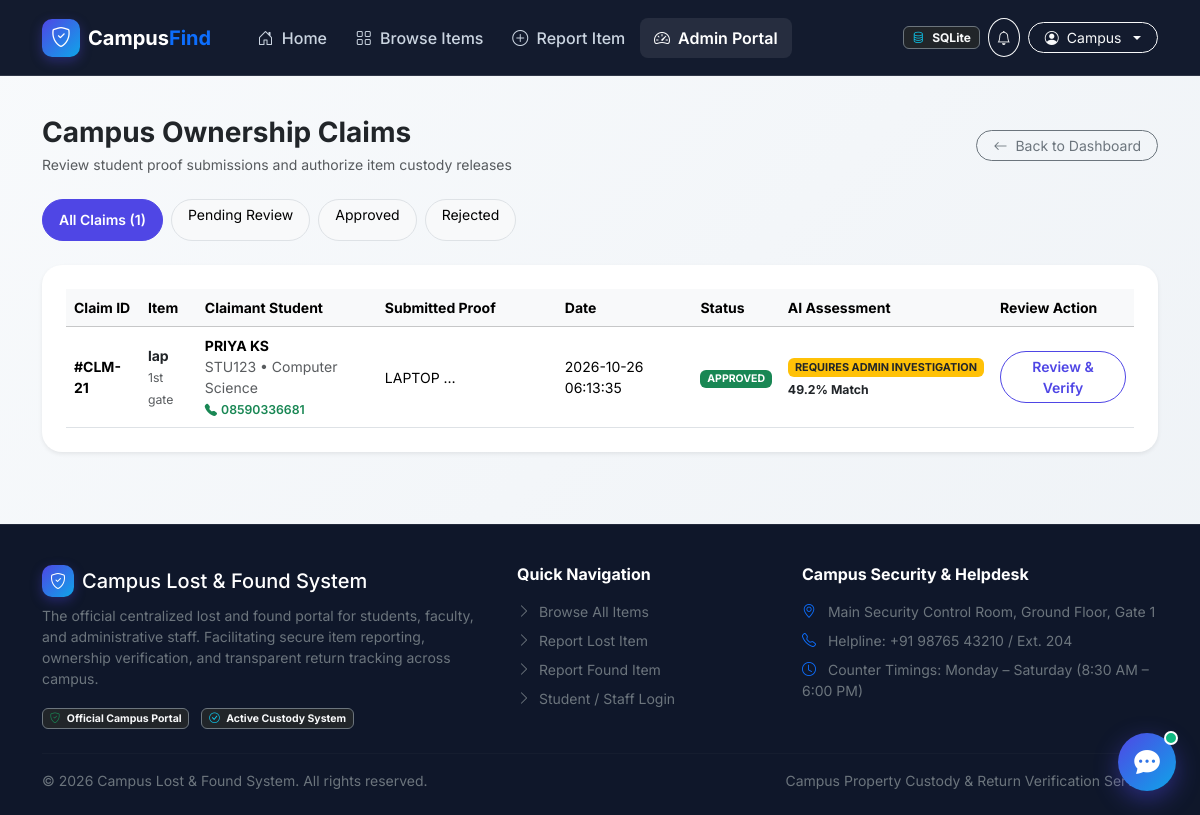
Page /admin/claims (signed in) on the committed database.
### tables this page shows
CREATE TABLE users (
                id INTEGER PRIMARY KEY AUTOINCREMENT,
                full_name TEXT NOT NULL,
                email TEXT NOT NULL UNIQUE,
                student_id TEXT NOT NULL UNIQUE,
                phone TEXT NOT NULL,
                password_hash TEXT NOT NULL,
                role TEXT DEFAULT 'student',
                department TEXT DEFAULT 'General',
                created_at TIMESTAMP DEFAULT CURRENT_TIMESTAMP
            );

CREATE TABLE claims (
                id INTEGER PRIMARY KEY AUTOINCREMENT,
                item_id INTEGER NOT NULL,
                claimant_id INTEGER NOT NULL,
                proof_description TEXT NOT NULL,
                proof_image TEXT DEFAULT NULL,
                contact_number TEXT NOT NULL,
                status TEXT DEFAULT 'pending',
                admin_notes TEXT DEFAULT NULL,
                reviewed_by INTEGER DEFAULT NULL,
                reviewed_at TIMESTAMP DEFAULT NULL,
                created_at TIMESTAMP DEFAULT CURRENT_TIMESTAMP, secret_answer TEXT DEFAULT NULL, claim_match_score REAL DEFAULT 0.0, ai_recommendation TEXT DEFAULT NULL, risk_flags TEXT DEFAULT NULL, evidence_type TEXT DEFAULT NULL,
                FOREIGN KEY (item_id) REFERENCES items(id) ON DELETE CASCADE,
                FOREIGN KEY (claimant_id) REFERENCES users(id) ON DELETE CASCADE,
                FOREIGN KEY (reviewed_by) REFERENCES users(id)
            );

CREATE TABLE items (
                id INTEGER PRIMARY KEY AUTOINCREMENT,
                user_id INTEGER NOT NULL,
                item_type TEXT NOT NULL,
                title TEXT NOT NULL,
                category_id INTEGER NOT NULL,
                description TEXT NOT NULL,
                location TEXT NOT NULL,
                event_date DATE NOT NULL,
                primary_color TEXT DEFAULT 'Unknown',
                brand TEXT DEFAULT 'Unknown',
                image_filename TEXT DEFAULT 'default_item.png',
                storage_location TEXT DEFAULT NULL,
                status TEXT DEFAULT 'open',
                is_resolved INTEGER DEFAULT 0,
                created_at TIMESTAMP DEFAULT CURRENT_TIMESTAMP,
                updated_at TIMESTAMP DEFAULT CURRENT_TIMESTAMP, secret_details TEXT DEFAULT NULL,
                FOREIGN KEY (user_id) REFERENCES users(id) ON DELETE CASCADE,
                FOREIGN KEY (category_id) REFERENCES categories(id)
            );

### app.py (the view)
@app.route('/admin/claims')
@admin_required
def admin_claims_list():
    status = request.args.get('status')
    claims = db.get_all_claims(status=status)
    return render_template('admin_claims.html', claims=claims, current_status=status or 'all')

### templates/admin_claims.html (shortened to what this page needs)
{% extends "base.html" %}
{% block content %}
<div class="container py-4">
    <div class="d-flex flex-column flex-md-row justify-content-between align-items-md-center gap-2 mb-4">
        <div>
            <h3 class="fw-bold text-dark mb-1">Campus Ownership Claims</h3>
            <p class="text-muted small mb-0">Review student proof submissions and authorize item custody releases</p>
        </div>
        <a href="{{ url_for('admin_dashboard') }}" class="btn btn-outline-secondary btn-sm rounded-pill px-3">
            <i class="bi bi-arrow-left me-1"></i> Back to Dashboard
        </a>
    </div>
    <div class="d-flex gap-2 mb-4 flex-wrap">
        <a href="{{ url_for('admin_claims_list') }}" class="btn btn-sm {% if current_status == 'all' or not current_status %}btn-primary{% else %}btn-light border{% endif %} rounded-pill px-3">
            All Claims ({{ claims|length }})
        </a>
        <a href="{{ url_for('admin_claims_list', status='pending') }}" class="btn btn-sm {% if current_status == 'pending' %}btn-warning text-dark fw-bold{% else %}btn-light border{% endif %} rounded-pill px-3">
            Pending Review
        </a>
        <a href="{{ url_for('admin_claims_list', status='approved') }}" class="btn btn-sm {% if current_status == 'approved' %}btn-success text-white fw-bold{% else %}btn-light border{% endif %} rounded-pill px-3">
            Approved
        </a>
        <a href="{{ url_for('admin_claims_list', status='rejected') }}" class="btn btn-sm {% if current_status == 'rejected' %}btn-danger text-white fw-bold{% else %}btn-light border{% endif %} rounded-pill px-3">
            Rejected
        </a>
    </div>
    <div class="card card-custom border-0 shadow-sm p-4 bg-white">
        {% if claims %}
        <div class="table-responsive">
            <table class="table table-hover align-middle mb-0 small">
                <thead class="table-light">
                    <tr>
                        <th>Claim ID</th>
                        <th>Item</th>
                        <th>Claimant Student</th>
                        <th>Submitted Proof</th>
                        <th>Date</th>
                        <th>Status</th>
                        <th>AI Assessment</th>
                        <th>Review Action</th>
                    </tr>
                </thead>
                <tbody>
                    {% for c in claims %}
                    <tr>
                        <td class="fw-bold">#CLM-{{ c.id }}</td>
                        <td>
                            <strong class="text-dark d-block text-truncate" style="max-width: 180px;">{{ c.item_title }}</strong>
                            <small class="text-muted">{{ c.storage_location or 'Security Office' }}</small>
                        </td>
                        <td>
                            <strong>{{ c.claimant_name }}</strong>
                            <span class="d-block text-muted">{{ c.claimant_student_id }} &bull; {{ c.claimant_dept or 'Campus' }}</span>
                            <a href="tel:{{ c.contact_number }}" class="text-success text-decoration-none small fw-semibold"><i class="bi bi-telephone-fill me-1"></i>{{ c.contact_number }}</a>
                        </td>
                        <td class="text-truncate" style="max-width: 180px;" title="{{ c.proof_description }}">
                            {{ c.proof_description }}
                            {% if c.evidence_type %}
                            <div class="badge bg-light text-secondary border mt-1" style="font-size: 0.68rem;">{{ c.evidence_type }}</div>
                            {% endif %}
                        </td>
                        <td>{{ c.created_at }}</td>
                        <td>
                            <span class="badge {% if c.status == 'approved' %}bg-success{% elif c.status == 'rejected' %}bg-danger{% else %}bg-warning text-dark{% endif %} text-uppercase">
                                {{ c.status }}
                            </span>
                        </td>
                        <td>
                            {% if c.claim_match_score %}
                                <span class="badge {% if c.ai_recommendation == 'Recommend Approval' %}bg-success{% elif c.ai_recommendation == 'Requires Admin Investigation' %}bg-warning text-dark{% else %}bg-danger{% endif %} text-uppercase mb-1" style="font-size:0.68rem;">
                                    {{ c.ai_recommendation }}
                                </span>
                                <div class="small fw-bold text-dark">{{ c.claim_match_score }}% Match</div>
                            {% else %}
                                <span class="text-muted small">Standard Review</span>
                            {% endif %}
                        </td>
                        <td>
                            <a href="{{ url_for('review_claim', claim_id=c.id) }}" class="btn btn-sm btn-outline-primary rounded-pill px-3 py-1">
                                Review &amp; Verify
                            </a>
                        </td>
                    </tr>
                    {% endfor %}
                </tbody>
            </table>
        </div>
        {% else %}
        <div class="text-center py-5 text-muted">
            <i class="bi bi-inbox fs-2 d-block mb-2"></i>
            No claims found under this status.
        </div>
        {% endif %}
    </div>
</div>
{% endblock %}

### templates/base.html (shortened to what this page needs)
<!DOCTYPE html>
<html lang="en">
<head>
    <link href="https://cdn.jsdelivr.net/npm/bootstrap@5.3.3/dist/css/bootstrap.min.css" rel="stylesheet">
    <link rel="stylesheet" href="https://cdn.jsdelivr.net/npm/bootstrap-icons@1.11.3/font/bootstrap-icons.min.css">
    <link rel="stylesheet" href="{{ url_for('static', filename='css/style.css') }}">
</head>
<body>
    <nav class="navbar navbar-expand-lg navbar-dark navbar-campus sticky-top">
        <div class="container">
            <a class="navbar-brand d-flex align-items-center gap-2 fw-bold" href="{{ url_for('index') }}">
                <span class="navbar-brand-badge">
                    <i class="bi bi-shield-check"></i>
                </span>
                <span>Campus<span class="text-primary">Find</span></span>
            </a>
            <div class="collapse navbar-collapse" id="navbarMain">
                <ul class="navbar-nav me-auto mb-2 mb-lg-0 ms-lg-3">
                    <li class="nav-item">
                        <a class="nav-link {% if request.endpoint == 'index' %}active{% endif %}" href="{{ url_for('index') }}">
                            <i class="bi bi-house-door me-1"></i> Home
                        </a>
                    </li>
                    <li class="nav-item">
                        <a class="nav-link {% if request.endpoint == 'browse' %}active{% endif %}" href="{{ url_for('browse') }}">
                            <i class="bi bi-grid me-1"></i> Browse Items
                        </a>
                    </li>
                    <li class="nav-item">
                        <a class="nav-link {% if request.endpoint == 'report_item' %}active{% endif %}" href="{{ url_for('report_item') }}">
                            <i class="bi bi-plus-circle me-1"></i> Report Item
                        </a>
                    </li>
                    {% if session.get('user_role') == 'admin' %}
                    <li class="nav-item">
                        <a class="nav-link text-warning fw-semibold {% if 'admin' in (request.endpoint or '') %}active{% endif %}" href="{{ url_for('admin_dashboard') }}">
                            <i class="bi bi-speedometer2 me-1"></i> Admin Portal
                        </a>
                    </li>
                    {% endif %}
                </ul>
                <div class="d-flex align-items-center gap-2">
                    {% if session.get('user_role') == 'admin' %}
                    <span class="badge bg-dark border border-secondary text-light px-2 py-1 small d-none d-md-inline-flex align-items-center gap-1" title="Storage Engine: {{ db_engine }}">
                        <i class="bi bi-database me-1 text-info"></i> {{ db_engine }}
                    </span>
                    {% endif %}
                    {% if current_user %}
                    <a href="{{ url_for('notifications') }}" class="btn btn-outline-light position-relative btn-sm rounded-circle p-2 px-2" title="Notifications">
                        <i class="bi bi-bell"></i>
                    </a>
                    <div class="dropdown">
                        <button class="btn btn-outline-light btn-sm dropdown-toggle rounded-pill px-3 py-1 d-flex align-items-center gap-2" type="button" data-bs-toggle="dropdown">
                            <i class="bi bi-person-circle"></i>
                            <span class="d-none d-sm-inline">{{ current_user.full_name.split()[0] }}</span>
                        </button>
                    </div>
                    {% else %}
                    <a href="{{ url_for('login') }}" class="btn btn-outline-light btn-sm px-3 rounded-pill">Log In</a>
                    <a href="{{ url_for('register') }}" class="btn btn-primary btn-sm px-3 rounded-pill">Register</a>
                    {% endif %}
                </div>
            </div>
        </div>
    </nav>
    <main>
        {% block content %}{% endblock %}
    </main>
    <footer class="footer-campus mt-5">
        <div class="container">
            <div class="row g-4 mb-4">
                <div class="col-lg-5 col-md-6">
                    <div class="d-flex align-items-center gap-2 mb-2">
                        <span class="navbar-brand-badge" style="width:32px; height:32px; font-size:1rem;">
                            <i class="bi bi-shield-check"></i>
                        </span>
                        <h5 class="text-white mb-0">Campus Lost &amp; Found System</h5>
                    </div>
                    <p class="small text-secondary mb-3">
                        The official centralized lost and found portal for students, faculty, and administrative staff. Facilitating secure item reporting, ownership verification, and transparent return tracking across campus.
                    </p>
                    <div class="small text-secondary">
                        <span class="badge bg-dark border border-secondary text-light me-2"><i class="bi bi-shield-check text-success me-1"></i> Official Campus Portal</span>
                        <span class="badge bg-dark border border-secondary text-light"><i class="bi bi-check-circle text-info me-1"></i> Active Custody System</span>
                    </div>
                </div>
                <div class="col-lg-3 col-md-6">
                    <h6 class="text-white fw-bold mb-3">Quick Navigation</h6>
                    <ul class="list-unstyled small">
                        <li class="mb-2"><a href="{{ url_for('browse') }}" class="text-secondary text-decoration-none hover-white"><i class="bi bi-chevron-right me-1"></i> Browse All Items</a></li>
                        <li class="mb-2"><a href="{{ url_for('report_item', type='lost') }}" class="text-secondary text-decoration-none hover-white"><i class="bi bi-chevron-right me-1"></i> Report Lost Item</a></li>
                        <li class="mb-2"><a href="{{ url_for('report_item', type='found') }}" class="text-secondary text-decoration-none hover-white"><i class="bi bi-chevron-right me-1"></i> Report Found Item</a></li>
                        <li class="mb-2"><a href="{{ url_for('login') }}" class="text-secondary text-decoration-none hover-white"><i class="bi bi-chevron-right me-1"></i> Student / Staff Login</a></li>
                    </ul>
                </div>
                <div class="col-lg-4 col-md-12">
                    <h6 class="text-white fw-bold mb-3">Campus Security &amp; Helpdesk</h6>
                    <p class="small text-secondary mb-2">
                        <i class="bi bi-geo-alt me-2 text-primary"></i> Main Security Control Room, Ground Floor, Gate 1
                    </p>
                    <p class="small text-secondary mb-2">
                        <i class="bi bi-telephone me-2 text-primary"></i> Helpline: +91 98765 43210 / Ext. 204
                    </p>
                    <p class="small text-secondary mb-0">
                        <i class="bi bi-clock me-2 text-primary"></i> Counter Timings: Monday – Saturday (8:30 AM – 6:00 PM)
                    </p>
                </div>
            </div>
            <hr class="border-secondary border-opacity-25 my-3">
            <div class="d-flex flex-column flex-md-row justify-content-between align-items-center small text-secondary">
                <p class="mb-0">&copy; {{ now_year }} Campus Lost &amp; Found System. All rights reserved.</p>
                <p class="mb-0">Campus Property Custody &amp; Return Verification Service.</p>
            </div>
        </div>
    </footer>
    <div id="liveToastContainer" class="toast-container position-fixed bottom-0 start-0 p-3" style="z-index: 1060;"></div>
    <button type="button" id="campusBotToggle" class="campusbot-fab" title="Chat with CampusBot AI Assistant" aria-label="Open AI Assistant">
        <i class="bi bi-chat-dots-fill"></i>
        <span class="fab-badge"></span>
    </button>
</body>
</html>

### rows in the picture
users: full_name "Campus"
claims: id "21", item_title "lap", storage_location "1st gate", claimant_name "PRIYA KS", claimant_student_id "STU123", department "Computer Science", contact_number "08590336681", proof_description "LAPTOP", evidence_type "Distinctive Feat…", created_at "2026-10-26 06:13:35", status "APPROVED", ai_recommendation "REQUIRES ADMIN INVESTIGATION", claim_match_score "49.2"

### other values in the picture
{{ db_engine }} "SQLite"
{{ claims|length }} "1"
